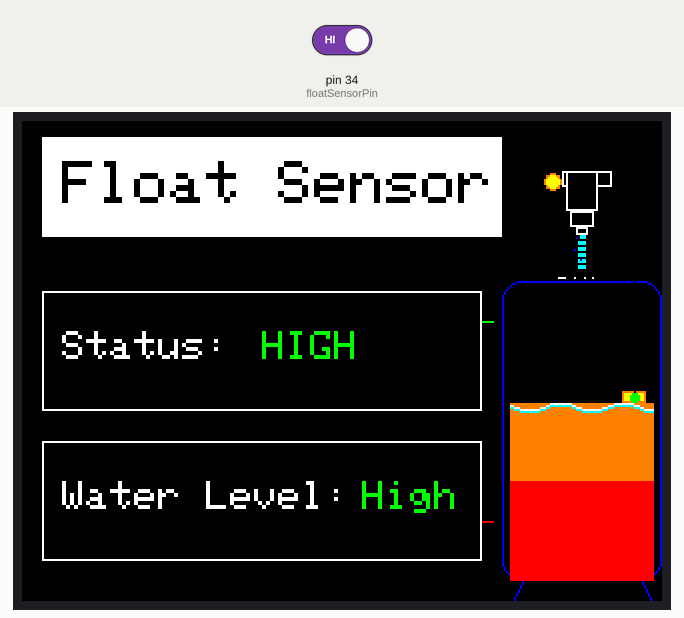
Recording of a sketch running on a simulated Arduino Mega 2560, built with avr-gcc and run on an emulated ATmega2560. Shown: 320×240 colour display. The test bench sets the inputs (shaded band); at power-on: pin 34 (floatSensorPin) HIGH. Random numbers use the default seed unless the sketch sets one.

Above: at 1.46 s.
1.5 s: pin 34 (floatSensorPin) driven LOW
At 1.64 s:
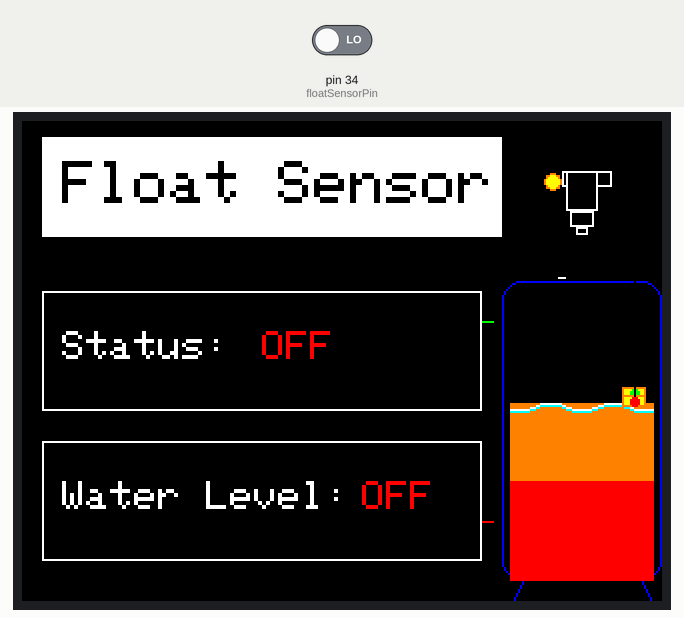
3.2 s: pin 34 (floatSensorPin) driven HIGH
At 3.49 s:
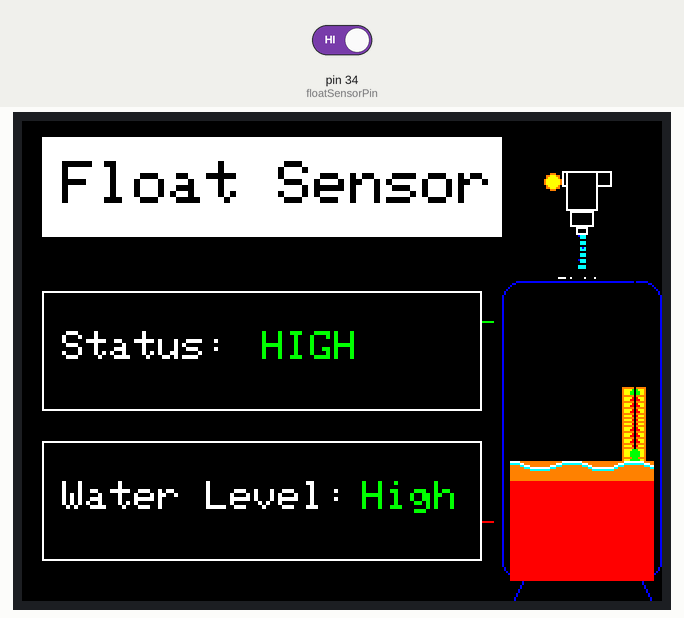
4.9 s: pin 34 (floatSensorPin) driven LOW
At 7.9 s:
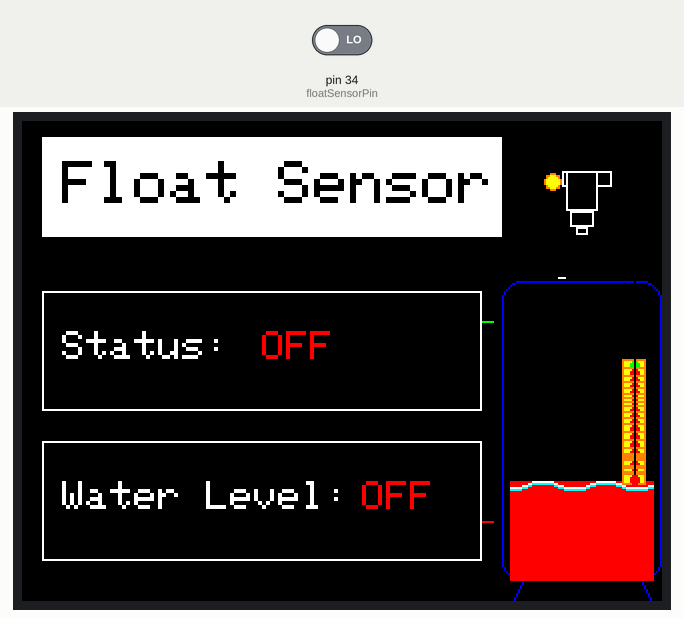

The sketch:

floatTFT.ino
```cpp
#include <Adafruit_GFX.h>
#include <Adafruit_ST7789.h>
#include <SPI.h>

#define TFT_CS 53
#define TFT_DC 7
#define TFT_RST 8
Adafruit_ST7789 tft = Adafruit_ST7789(TFT_CS, TFT_DC, TFT_RST);

const int floatSensorPin = 34;

const int tankX = 240;
const int tankY = 80;
const int tankW = 80;
const int tankH = 150;

int currentWaterLevel = 0;
int targetWaterLevel = 0;
int lastWaterLevel = -1;
int waveOffset = 0;
unsigned long lastUpdate = 0;
bool isPouring = false;
int lastSensorState = -1;

void setup() {
  pinMode(floatSensorPin, INPUT_PULLUP);
  Serial.begin(9600);

  tft.init(240, 320);
  tft.setRotation(1);
  tft.fillScreen(ST77XX_BLACK);

  tft.fillRect(10, 8, 230, 50, ST77XX_WHITE);
  tft.setTextColor(ST77XX_BLACK);
  tft.setTextSize(3);
  tft.setCursor(20, 20);
  tft.println("Float Sensor");

  tft.drawRect(10, 85, 220, 60, ST77XX_WHITE);
  tft.setTextColor(ST77XX_WHITE);
  tft.setTextSize(2);
  tft.setCursor(20, 105);
  tft.print("Status:");

  tft.drawRect(10, 160, 220, 60, ST77XX_WHITE);
  tft.setTextSize(2);
  tft.setCursor(20, 180);
  tft.print("Water Level:");

  drawTankOutline();
  drawTap();

  currentWaterLevel = tankH / 3;
  drawWaterFill();
}

void loop() {
  int sensorState = digitalRead(floatSensorPin);

  if (sensorState != lastSensorState) {
    lastSensorState = sensorState;

    tft.fillRect(120, 105, 70, 20, ST77XX_BLACK);
    tft.fillRect(160, 180, 60, 20, ST77XX_BLACK);

    tft.setCursor(120, 105);
    tft.setTextSize(2);
    if (sensorState == HIGH) {
      tft.setTextColor(ST77XX_GREEN);
      tft.print("HIGH");
    } else {
      tft.setTextColor(ST77XX_RED);
      tft.print("OFF ");
    }

    tft.setCursor(170, 180);
    tft.setTextSize(2);
    if (sensorState == HIGH) {
      tft.setTextColor(ST77XX_GREEN);
      tft.print("High");
      targetWaterLevel = tankH - 10;
      isPouring = true;
    } else {
      tft.setTextColor(ST77XX_RED);
      tft.print("OFF ");
      targetWaterLevel = tankH / 3;
      isPouring = false;
    }
  }

  if (millis() - lastUpdate > 50) {
    animateWaterLevel();
    isPouring ? animateWaterPour() : clearWaterPour();
    waveOffset = (waveOffset + 5) % 360;
    lastUpdate = millis();
  }

  delay(20);
}

void drawTankOutline() {
  tft.drawRoundRect(tankX, tankY, tankW, tankH, 10, ST77XX_BLUE);
  tft.drawLine(tankX + 10, tankY + tankH, tankX + 5, tankY + tankH + 10, ST77XX_BLUE);
  tft.drawLine(tankX + tankW - 10, tankY + tankH, tankX + tankW - 5, tankY + tankH + 10, ST77XX_BLUE);

  tft.setTextColor(ST77XX_BLACK);
  tft.setTextSize(1);
  tft.drawLine(tankX - 10, tankY + 20, tankX - 5, tankY + 20, ST77XX_GREEN);
  tft.setCursor(tankX - 25, tankY + 16);
  tft.print("H");

  tft.drawLine(tankX - 10, tankY + tankH - 30, tankX - 5, tankY + tankH - 30, ST77XX_RED);
  tft.setCursor(tankX - 25, tankY + tankH - 34);
  tft.print("L");
}

void drawTap() {
  int tapX = tankX + tankW / 2;
  int tapY = tankY - 40;

  tft.fillRect(tapX - 10, tapY - 15, 25, 8, ST77XX_BLACK);
  tft.drawRect(tapX - 10, tapY - 15, 25, 8, ST77XX_WHITE);
  tft.fillRect(tapX - 8, tapY - 15, 16, 20, ST77XX_BLACK);
  tft.drawRect(tapX - 8, tapY - 15, 16, 20, ST77XX_WHITE);
  tft.fillRect(tapX - 6, tapY + 5, 12, 8, ST77XX_BLACK);
  tft.drawRect(tapX - 6, tapY + 5, 12, 8, ST77XX_WHITE);
  tft.fillCircle(tapX - 15, tapY - 10, 4, ST77XX_YELLOW);
  tft.drawCircle(tapX - 15, tapY - 10, 4, ST77XX_ORANGE);
  tft.fillRect(tapX - 3, tapY + 13, 6, 4, ST77XX_BLACK);
  tft.drawRect(tapX - 3, tapY + 13, 6, 4, ST77XX_WHITE);
}

void animateWaterPour() {
  int tapX = tankX + tankW / 2;
  int nozzleY = tankY - 40 + 17;

  tft.fillRect(tapX - 8, nozzleY, 16, tankY - nozzleY, ST77XX_BLACK);

  for (int i = 0; i < (tankY - nozzleY - 5); i += 3) {
    int width = 4 + sin((i + waveOffset) * 0.1) * 1;
    int streamX = tapX - width / 2;
    tft.fillRect(streamX, nozzleY + i, width, 2, ST77XX_CYAN);

    if (i % 6 == 0) {
      int dropX = streamX + random(-2, 3);
      int dropY = nozzleY + i + random(0, 3);
      tft.drawPixel(dropX, dropY, ST77XX_BLUE);
    }
  }

  for (int i = 0; i < 4; i++) {
    int sx = tapX - 10 + i * 5 + sin(waveOffset * 0.1 + i) * 2;
    tft.drawPixel(sx, tankY - 2, ST77XX_WHITE);
  }
}

void clearWaterPour() {
  int tapX = tankX + tankW / 2;
  int nozzleY = tankY - 40 + 17;
  tft.fillRect(tapX - 8, nozzleY, 16, tankY - nozzleY, ST77XX_BLACK);
}

void animateWaterLevel() {
  if (currentWaterLevel != targetWaterLevel) {
    int step = abs(currentWaterLevel - targetWaterLevel) > 10 ? 3 : 1;
    currentWaterLevel += (currentWaterLevel < targetWaterLevel) ? step : -step;
    if (abs(currentWaterLevel - targetWaterLevel) < step)
      currentWaterLevel = targetWaterLevel;
    drawWaterFill();
  }
}

void drawWaterFill() {
  if (currentWaterLevel <= 0) return;

  int waterY = tankY + tankH - currentWaterLevel;

  if (lastWaterLevel > currentWaterLevel) {
    int clearY = tankY + tankH - lastWaterLevel;
    int clearHeight = lastWaterLevel - currentWaterLevel;
    tft.fillRect(tankX + 4, clearY, tankW - 8, clearHeight, ST77XX_BLACK);
  }

  for (int y = 0; y < currentWaterLevel; y++) {
    int levelY = waterY + y;
    uint16_t color;

    if (levelY >= tankY + tankH - (tankH / 3)) {
      color = ST77XX_RED;
    } else if (levelY >= tankY + tankH - (2 * tankH / 3)) {
      color = ST77XX_ORANGE;
    } else {
      color = ST77XX_GREEN;
    }

    tft.drawFastHLine(tankX + 4, levelY, tankW - 8, color);
  }

  for (int x = 0; x < tankW - 8; x++) {
    int h = 2 + sin((x * 0.2) + waveOffset * 0.1) * 2;
    tft.drawPixel(tankX + 4 + x, waterY + h, ST77XX_WHITE);
    tft.drawPixel(tankX + 4 + x, waterY + h + 1, ST77XX_CYAN);
  }

  drawFloat(waterY);
  lastWaterLevel = currentWaterLevel;
}

void drawFloat(int waterY) {
  if (currentWaterLevel < 20) return;

  int fx = tankX + tankW - 20;
  int fy = waterY - 5 + sin(waveOffset * 0.1) * 2;

  tft.fillRect(fx, fy, 12, 6, ST77XX_YELLOW);
  tft.drawRect(fx, fy, 12, 6, ST77XX_ORANGE);
  tft.drawLine(fx + 6, fy, fx + 6, tankY - 20, ST77XX_BLACK);
  tft.fillCircle(fx + 6, fy + 3, 2, lastSensorState == HIGH ? ST77XX_GREEN : ST77XX_RED);
}
```
